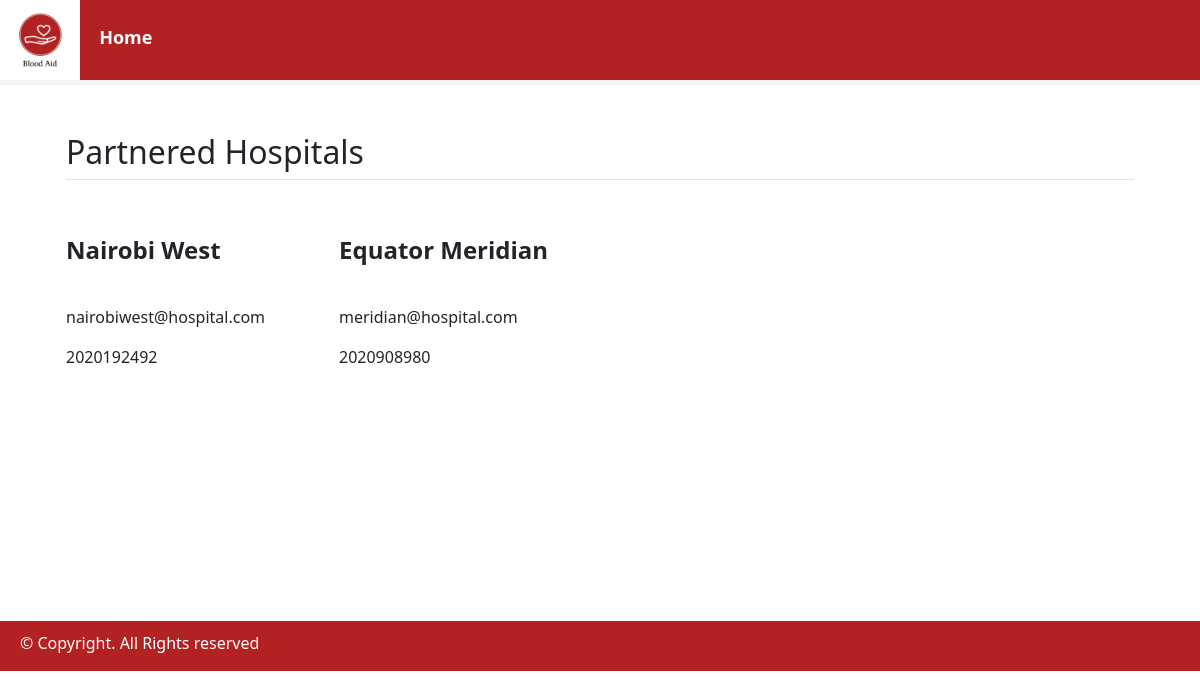
The page /RegisteredHospitals.php on the database as committed earlier.
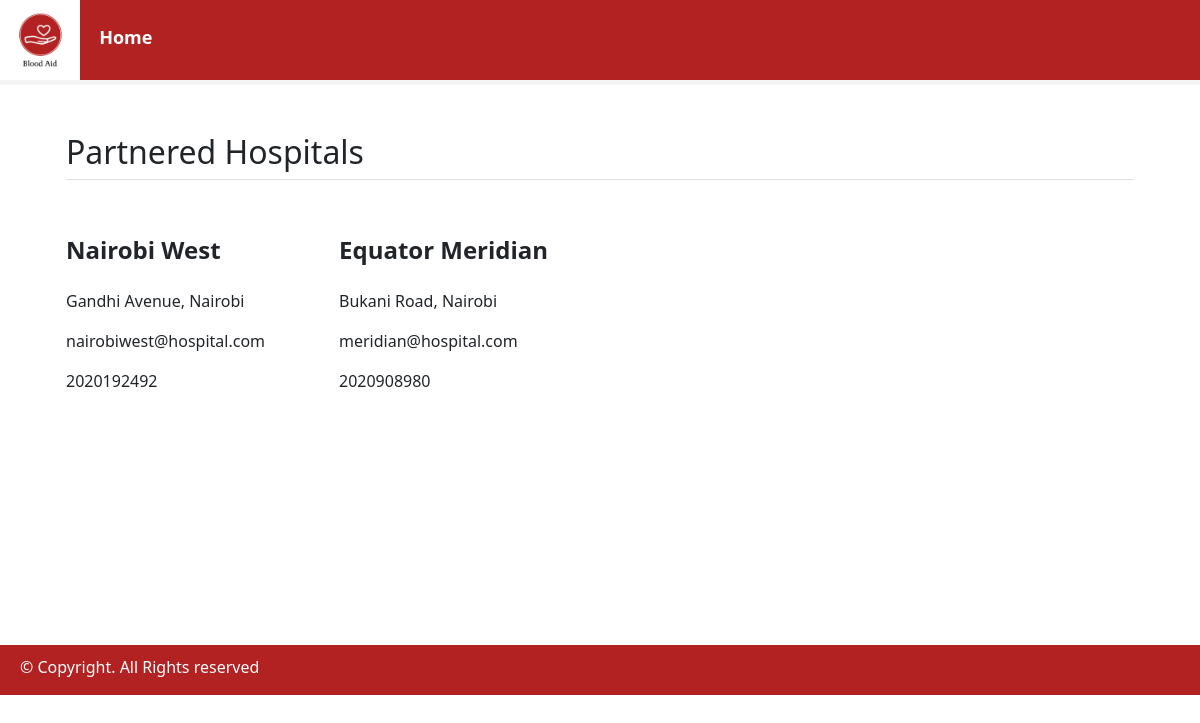
The same page on the database as committed later.
### tables this page shows
CREATE TABLE `hospital` (
  `hospital_id` int(11) NOT NULL,
  `hospital_name` varchar(100) NOT NULL,
  `hospital_email` varchar(50) NOT NULL,
  `hospital_password` varchar(225) NOT NULL,
  `hospital_phoneNo` int(10) NOT NULL,
  `hospital_location` varchar(200) NOT NULL
);

### RegisteredHospitals.php (the view, shortened to what this page needs)
<?php
include('connection/connect.php');
$sql = "SELECT * FROM hospital";
$result = $connection->query($sql);
?>
<!DOCTYPE html>
<html>
    <head>
        <link href="https://cdn.jsdelivr.net/npm/bootstrap@5.2.0-beta1/dist/css/bootstrap.min.css" rel="stylesheet">
        <link href = "https://code.jquery.com/ui/1.10.4/themes/blitzer/jquery-ui.css" rel = "stylesheet">
        <link href = "css/styles.css" rel = "stylesheet">
    </head>
    <body>
        <header>
        <nav>
            <img id="logo" src="images/Logo.png" width="80"height="80">
            <a href="homepage.php" style="margin-left:15px;">Home</a>
            </nav>
        </header>
 <main class="donor_land">
    <div class="container">
    <div class="container px-4 py-5" id="icon-grid">
    <h2 class="pb-2 border-bottom">Partnered Hospitals</h2>
    <div class="row row-cols-1 row-cols-sm-2 row-cols-md-3 row-cols-lg-4 g-4 py-5">
        <?php
 if (mysqli_num_rows($result) > 0)
{
    while($row = mysqli_fetch_assoc($result))
    {  ?>
          <div class="col d-flex align-items-start border-right">
            <div>
              <h4 class="fw-bold mb-0"><?php echo $row['hospital_name']?></h4><br>
              <p><?php echo $row['hospital_location']?></p>
              <p><?php echo $row['hospital_email']?></p>
              <p><?php echo $row['hospital_phoneNo']?></p>
            </div>
          </div>
           <?php
    }
}
?>
 </div>
          </div>
</div con>
</main>
</body>
<footer style="margin-top:140px;">
            <p>&#169; Copyright. All Rights reserved</p>
        </footer>
</html>

Rows that differ between the two databases and show on the page:
changed hospital "Nairobi West": hospital_location (not shown) → "Gandhi Avenue, Nairobi"
changed hospital "Equator Meridian": hospital_location (not shown) → "Bukani Road, Nairobi"
